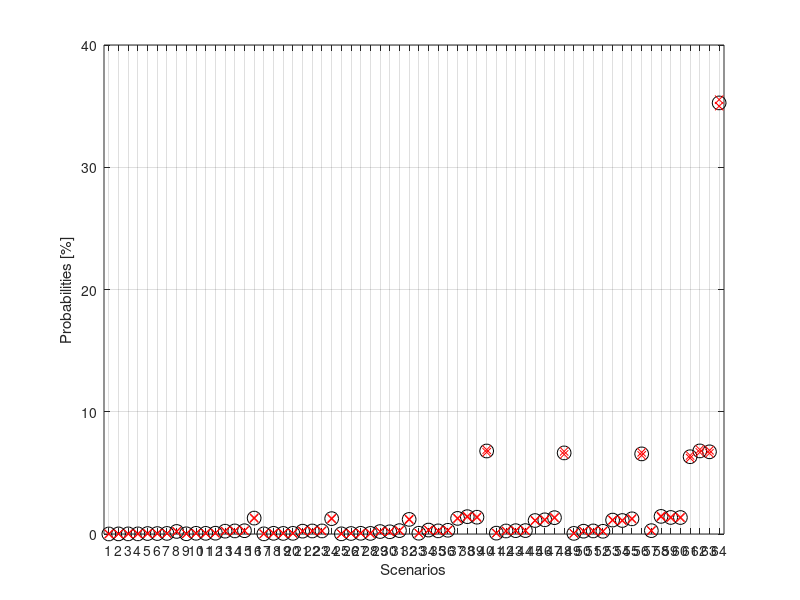
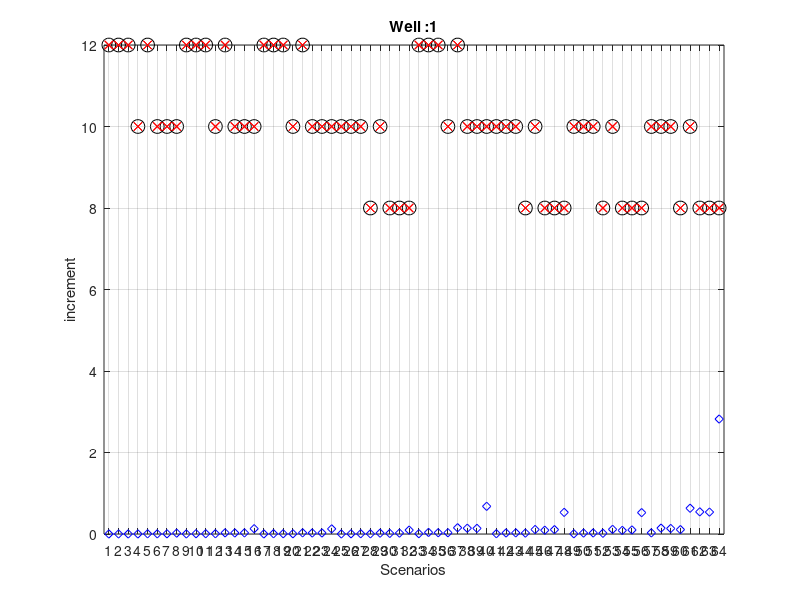
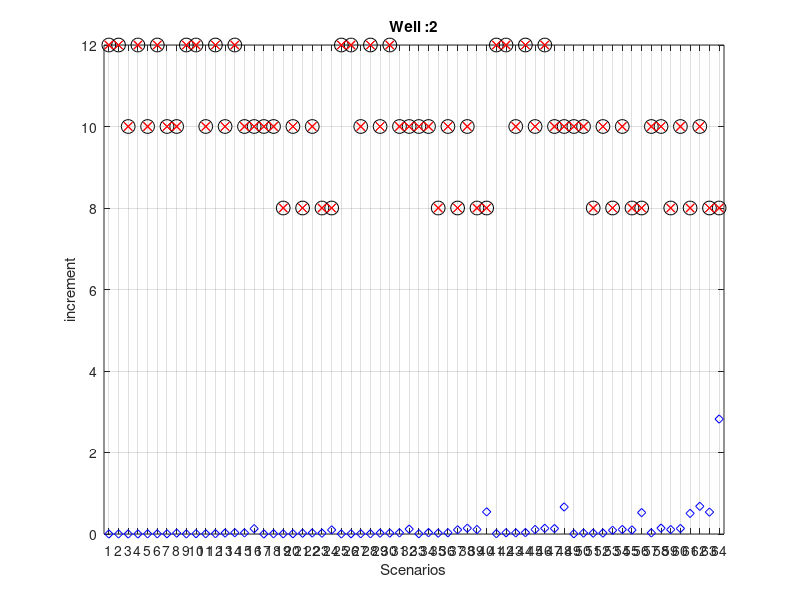
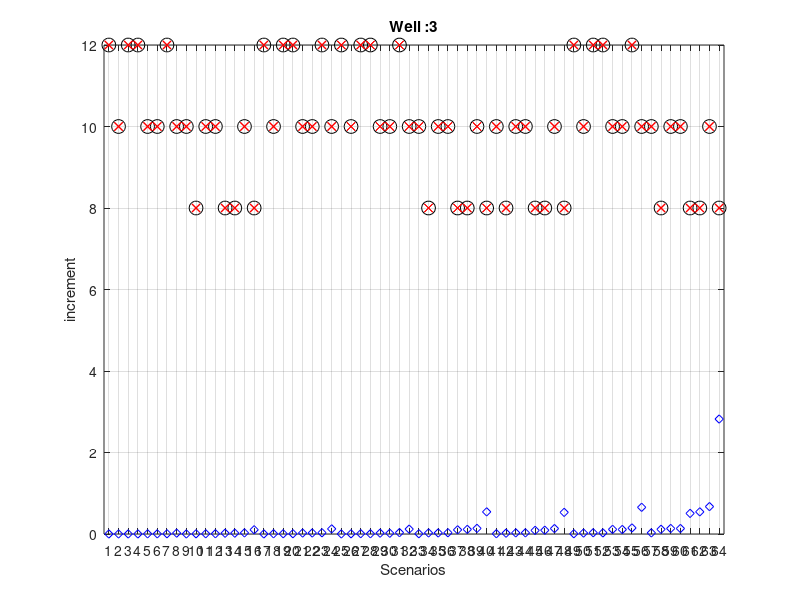

Recreate these plots in MATLAB, in order.
clear 
close all
clc

dH = 6;     % 6 | 7 | 9 
dL = 4;     % 3.5 | 4 

% testing the probabilities of different scenarios
%           w1 | w2 | w3 
scendist = [dH, dH, dH; %S1:   HHH
            dH, dH, dL; %S2:   HHL
            dH, dL, dH; %S3:   HLH
            dL, dH, dH; %S4:   LHH
            dH, dL, dL; %S5:   HLL
            dL, dH, dL; %S6:   LHL
            dL, dL, dH; %S7:   LLH
            dL, dL, dL];%S8:   LLL

Nr = 2; 
Nlevels = size(scendist,1); 
Nscenarios = Nlevels^Nr;

%%%%%%%%%%%%%%%%%%%%%%%%%%%%%%%%%%%%
% generating scenario combinations %
%%%%%%%%%%%%%%%%%%%%%%%%%%%%%%%%%%%%
% transforming the scenarios (decimal) into base Number of levels
temp = dec2base(0:Nscenarios - 1,Nlevels);
%  generate all tuples
%  temp is 'char'
% we need to substitute the zeros (Matlab has 1-based index) by 1
% and by adding the double 1, we obtain the indexes that we want
combs = temp-'0'+1;  %//


% number of MonteCarlo iterations
nMC = 100;

% creating arrays for saving data                   
Q_array = [];
prob_total_array = [];

for ss = 1:Nscenarios
    incr_array{ss} = [];
    prob_array{ss} = [];
end

%%
for ii = 1:nMC
    
    ii
    
    % sampling the input distribution (continuous uniform distribution)
    %   - pick one random flowrate value for each ramification and for each
    %   well
    QQ = unifrnd(5,15,[3,Nr]);
    Q_array = [Q_array, QQ];

    % calculating gamma distribution based on the sampled flowrate
    % parameter 1 (equation derived "empirically")
    theta = (0.0043*QQ.^3 - 0.0949*QQ.^2 + 0.7305.*QQ - 1.32).^-1; 
    % parameter 2 (fixed)
    alpha = 2;
    
    for ss = 1:Nscenarios % looping ramifications
        scen_prob = ones(3,1);  % for calculating probability of a given scenario
        d_inc = zeros(3,1);     % for calculating total increment of a given scenario
        
        for kk = 1:Nr % looping ramifications
            % chosen cummulative probability
            d_kk = scendist(combs(ss,kk),:); % probL | probH
                
            for well = 1:3 % looping wells

                % evaluating equivalent diameter values (fixed here)
                d_inc(well) = d_inc(well) + d_kk(well);
              
                %evaluating probability
                x_p = (theta(well,kk).^alpha).*(d_kk(well).^(alpha - 1)).*exp(-theta(well,kk).*d_kk(well))/1;
                scen_prob(well) = scen_prob(well)*x_p;
                
            end
        end
        
        % saving
        incr_array{ss} = [incr_array{ss}, d_inc];
        prob_array{ss} = [prob_array{ss}, scen_prob];
        
    end
    
    % normalizing probability
    probTemp = zeros(Nscenarios,1);
    for ss = 1:Nscenarios
        probTemp(ss) = prod(prob_array{ss}(:,end)); % normalizing for the current MC iteration
    end
    probTotal = sum(probTemp);
    
  
    prob_total_array = [prob_total_array, probTemp/probTotal];
end

%% preparing for plotting
scen_avg_prob = mean(prob_total_array,2);
scen_avg_std = std(prob_total_array,[],2);

% sorting increments by well
inc_avg = zeros(Nscenarios,3);
inc_std = zeros(Nscenarios,3);

for ss = 1:Nscenarios
    for well = 1:3
        inc_avg(ss,well) = mean(incr_array{ss}(well,:),2);
        inc_std(ss,well) = std(incr_array{ss}(well,:),[],2);
    end
end

%%
figure(1)
    plot(1:64,100*scen_avg_prob,'ko','markersize',10)
    hold on 
    plot(1:64,100*scen_avg_prob + 2*scen_avg_std,'rx')
    plot(1:64,100*scen_avg_prob - 2*scen_avg_std,'rx')

    grid on

    xlim([0.5, 64.5])
    xticks(1:64)

    xlabel('Scenarios')
    ylabel('Probabilities [%]')

for well = 1:3
   figure(1 + well)
        plot(1:64,inc_avg(:,well),'ko','markersize',10)
        hold on 
        plot(1:64,inc_avg(:,well) + 2*inc_std(:,well),'rx')
        plot(1:64,inc_avg(:,well) - 2*inc_std(:,well),'rx')
        
        %expected value of the incre
        plot(1:64,inc_avg(:,well).*scen_avg_prob,'bd')

        grid on

        xlim([0.5, 64.5])
        xticks(1:64)

        xlabel('Scenarios')
        ylabel('increment')

        title(['Well :',num2str(well)])
   
end
    
  
%%
function F = cdf_gamma(x,theta,probCum)
% alpha is hardcoded here
F = probCum - (1 - exp(-theta.*x) - (theta.*x).*exp(-theta.*x));
end

function f = pdf_gamma(x,alpha,theta,dD)

f = x - (theta.^alpha).*(dD.^(alpha - 1)).*exp(-theta.*dD)/1;
end